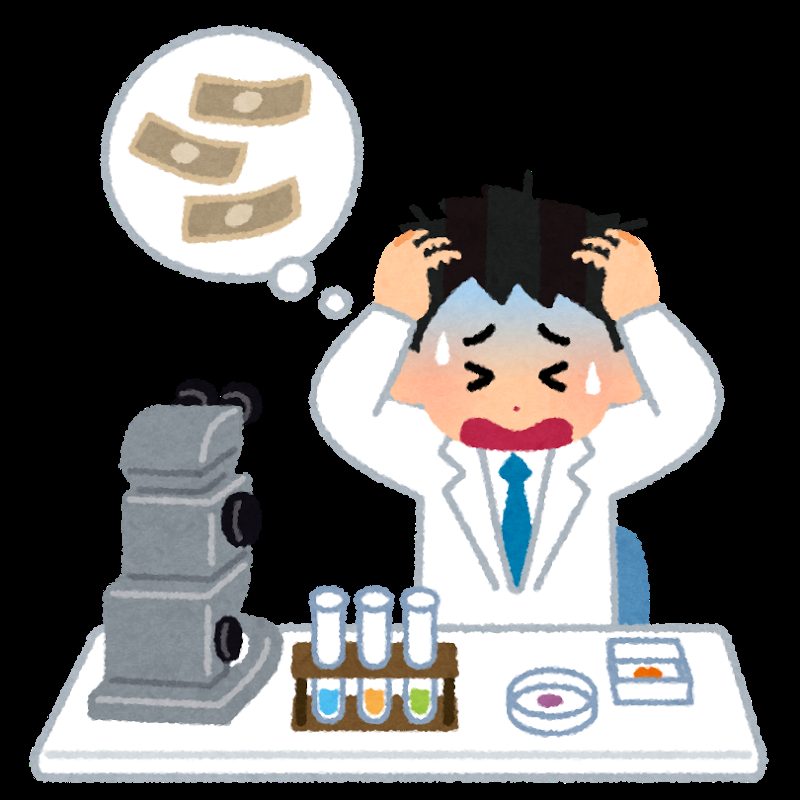
%> input picture kenkyu_man_shikinbusoku.png, 800 x 800 px
$ octave kadai8.m   (GNU Octave 9; MATLAB toolbox functions it lacks are replaced by stand-ins)
%> lines starting %> are read from the running program, lines starting %| are printed output that depends on the picture; in (x1, y1, x2, y2) boxes, pixels count from 0 and x2, y2 are one past the last pixel; in counts of white or black regions, pixels touching at a corner belong together; the program's own positions count from 1
% 課題８ ラベリング
% 二値化された画像の連結成分にラベルをつけよ．
% 下記はサンプルプログラムである．
% 課題作成にあたっては「Lenna」以外の画像を用いよ．
% 例

ORG = imread('kenkyu_man_shikinbusoku.png'); % 画像の読み込み
%> ORG is the input picture: size 800x800x3 uint8; mean R, G, B 99.1, 97.7, 97.1
ORG = rgb2gray(ORG); % 白黒濃淡画像に変換
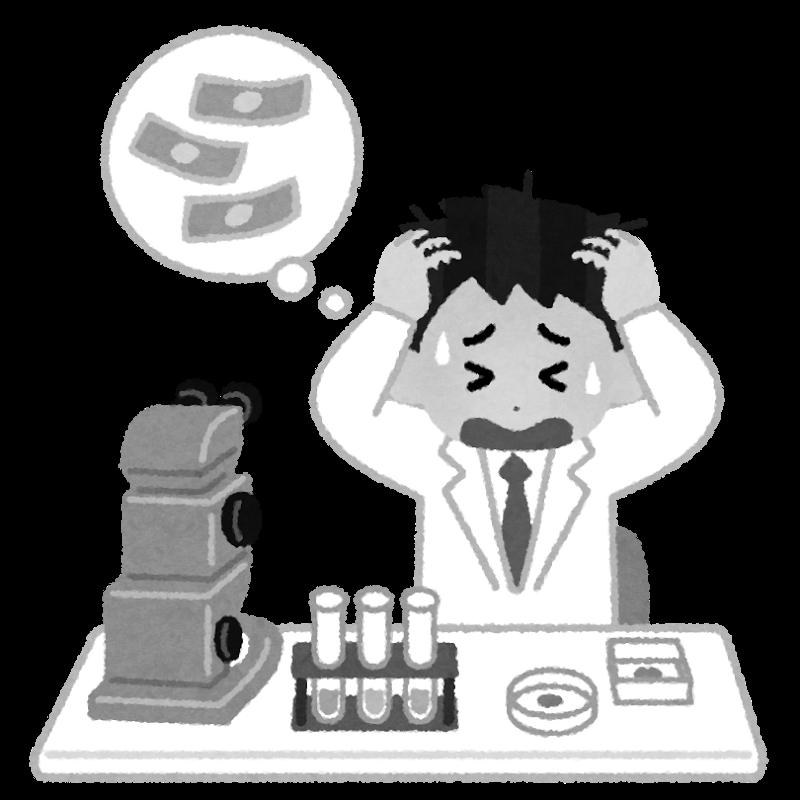
%> ORG: size 800x800 uint8; min 0, max 255, mean 98
imagesc(ORG); colormap(gray); colorbar; % 画像の表示
pause;
IMG = ORG > 128; % 閾値128で二値化
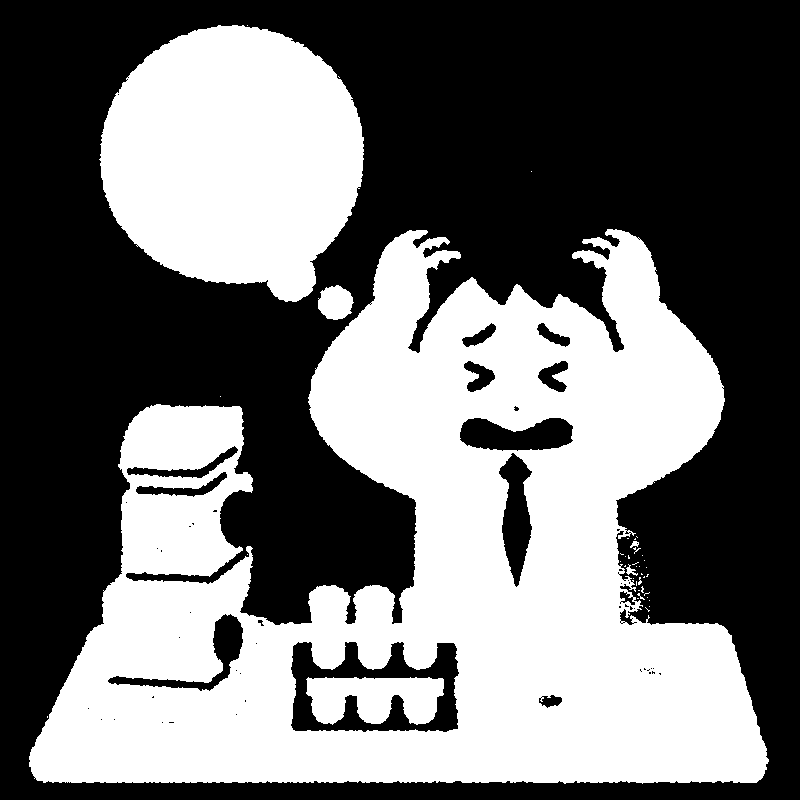
%> IMG: size 800x800 logical; 44% white; 42 white regions (36 under 20 px), largest, box (x1, y1, x2, y2) and area: (29, 229, 769, 784) 220113, (99, 25, 364, 302) 55029, (306, 677, 444, 725) 4987, (318, 285, 354, 320) 936, (626, 564, 638, 576) 57, (630, 541, 639, 548) 36
imagesc(IMG); colormap(gray); colorbar; % 画像の表示
pause;
IMG = bwlabeln(IMG);
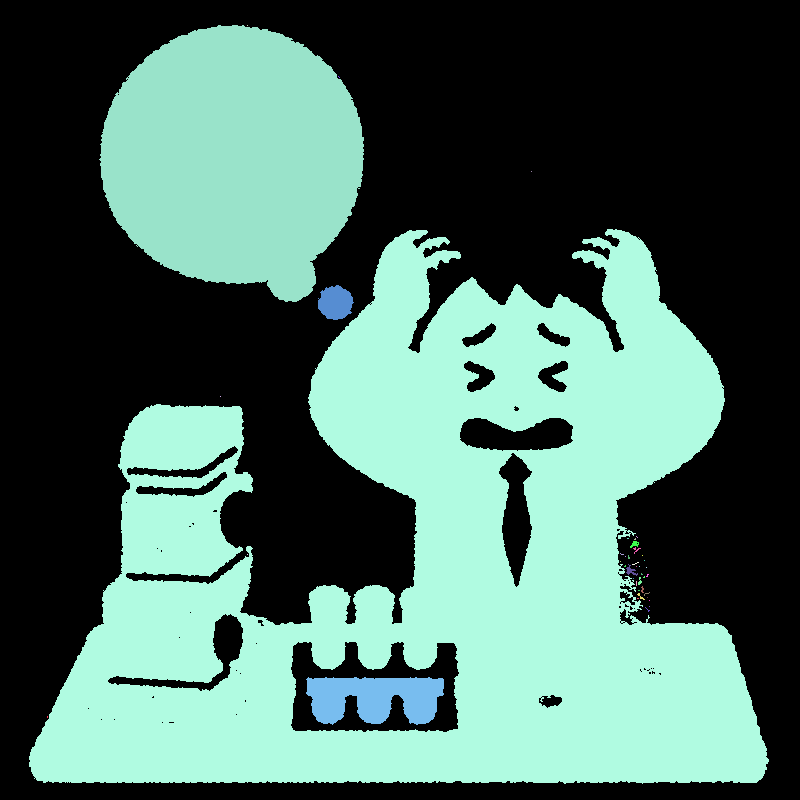
%> IMG: size 800x800 double; 43 distinct labels, from 0 to 42; one colour per label, 0 black
imagesc(IMG); colormap(jet); colorbar; % 画像の表示
%> after `colorbar`:
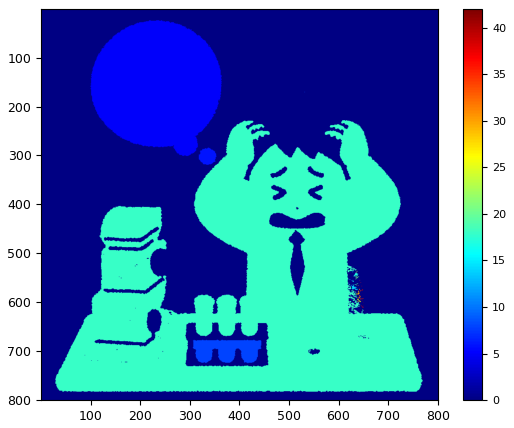
%> figure redrawn from the program's plot data
pause;
